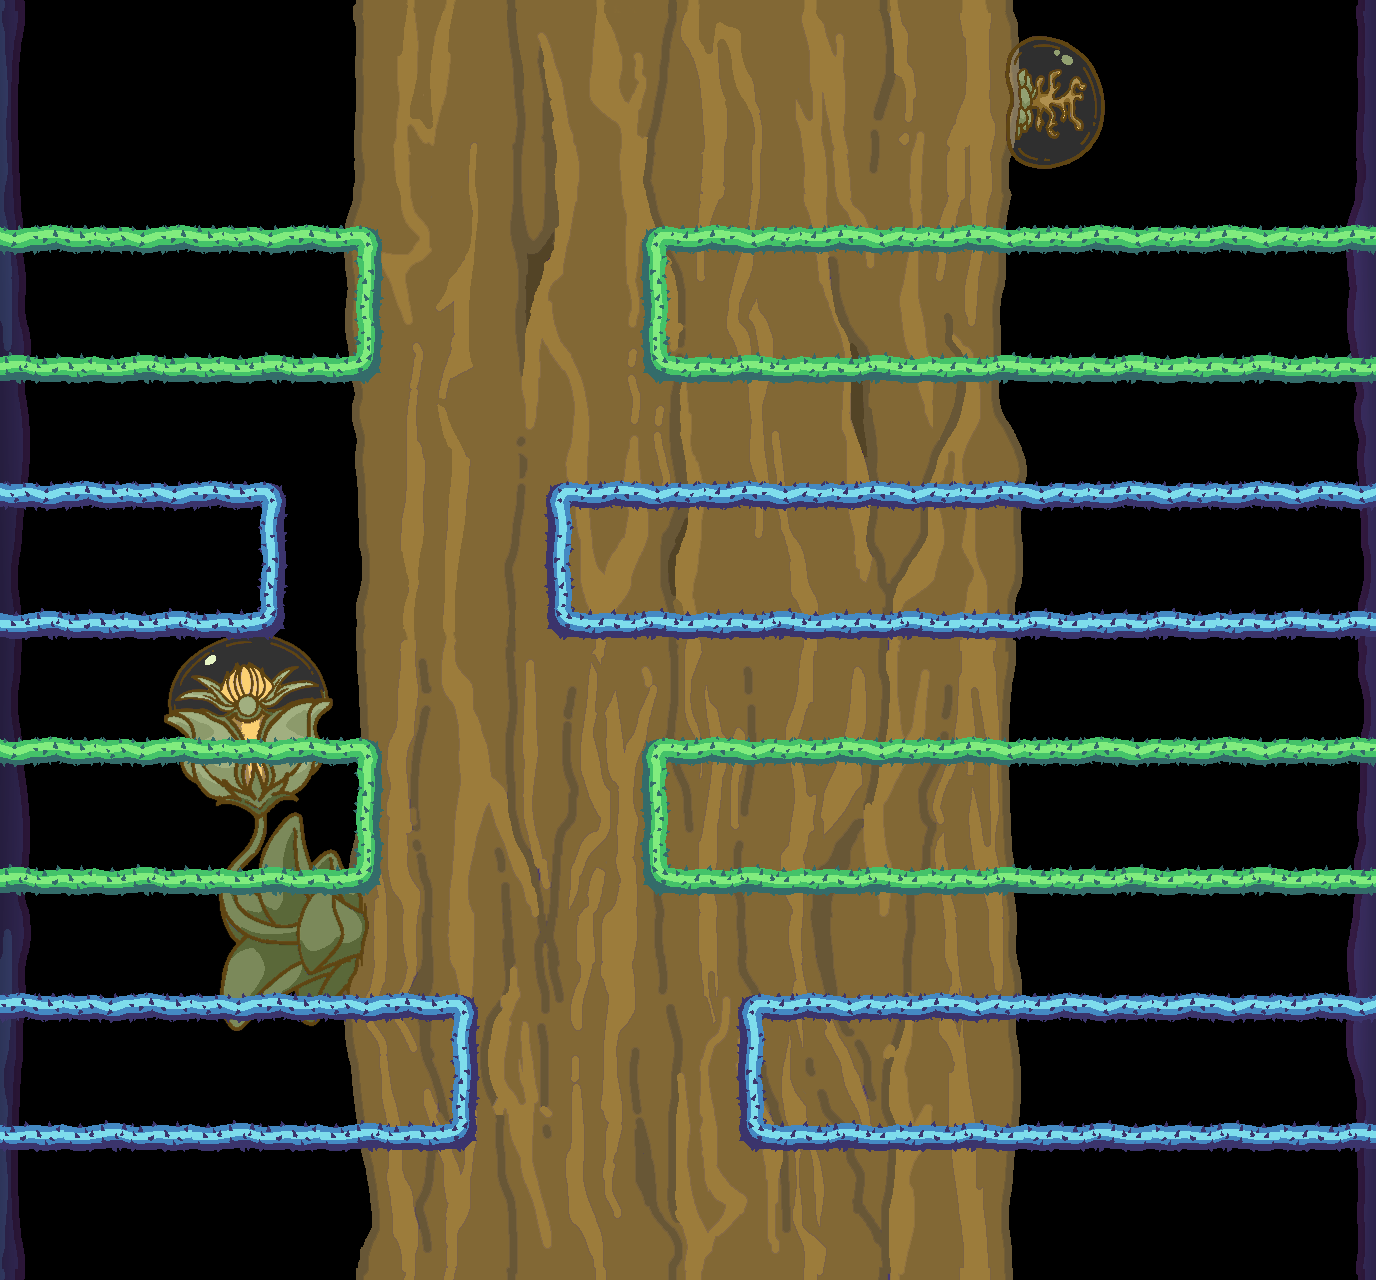

This is a level from a 2D game, rendered from its Tiled map with the project's own tilesets. A one-line summary and the map file follow, with tile-layer data summarised:
An orthogonal 43x40 tile map with 32x32 px tiles, 3 tile layers (Tile Layer 2, Tile Layer 3, Tile Layer 1), 5 tilesets, 4 image layers and 1 object (FuelCan).

<map version="1.10" tiledversion="1.10.2" orientation="orthogonal" renderorder="right-down" width="43" height="40" tilewidth="32" tileheight="32" infinite="0" nextlayerid="12" nextobjectid="2">
 <tileset firstgid="1" name="Tiles2" tilewidth="32" tileheight="32" tilecount="36" columns="6">
  <image source="Tiles2.png" width="192" height="192" />
 </tileset>
 <tileset firstgid="37" name="Tiles1" tilewidth="32" tileheight="32" tilecount="36" columns="6">
  <image source="Tiles1.png" width="192" height="192" />
 </tileset>
 <tileset firstgid="73" name="side_left" tilewidth="32" tileheight="32" tilecount="20" columns="1">
  <image source="side_left.png" width="32" height="640" />
 </tileset>
 <tileset firstgid="93" name="side_right" tilewidth="32" tileheight="32" tilecount="20" columns="1">
  <image source="side_right.png" width="32" height="640" />
 </tileset>
 <tileset firstgid="113" name="jerrycan" tilewidth="96" tileheight="96" tilecount="1" columns="1">
  <image source="jerrycan.png" width="96" height="96" />
 </tileset>
 <imagelayer id="4" name="Image Layer 2">
  <image source="Background_tile_warm_1.png" width="1366" height="640" />
 </imagelayer>
 <imagelayer id="3" name="Image Layer 1" offsetx="0" offsety="640">
  <image source="Background_tile_warm_3.png" width="1366" height="640" />
 </imagelayer>
 <imagelayer id="10" name="Image Layer 3" offsetx="45.3333" offsety="626.667">
  <image source="6.png" width="416" height="416" />
 </imagelayer>
 <imagelayer id="11" name="Image Layer 4" offsetx="973.333" offsety="24">
  <image source="7.png" width="160" height="160" />
 </imagelayer>
 <layer id="2" name="Tile Layer 2" width="43" height="40">
  <data>[1720 cells, 80 non-empty, 40 distinct tile ids]</data>
 </layer>
 <layer id="8" name="Tile Layer 3" width="43" height="40">
  <data>[1720 cells, 304 non-empty, 26 distinct tile ids]</data>
 </layer>
 <objectgroup id="9" name="Object Layer 1">
  <object id="1" type="FuelCan" gid="113" x="400.994" y="604.997" width="96" height="96" />
 </objectgroup>
 <layer id="1" name="Tile Layer 1" width="43" height="40">
  <data>[1720 cells, 0 non-empty, 0 distinct tile ids]</data>
 </layer>
</map>
